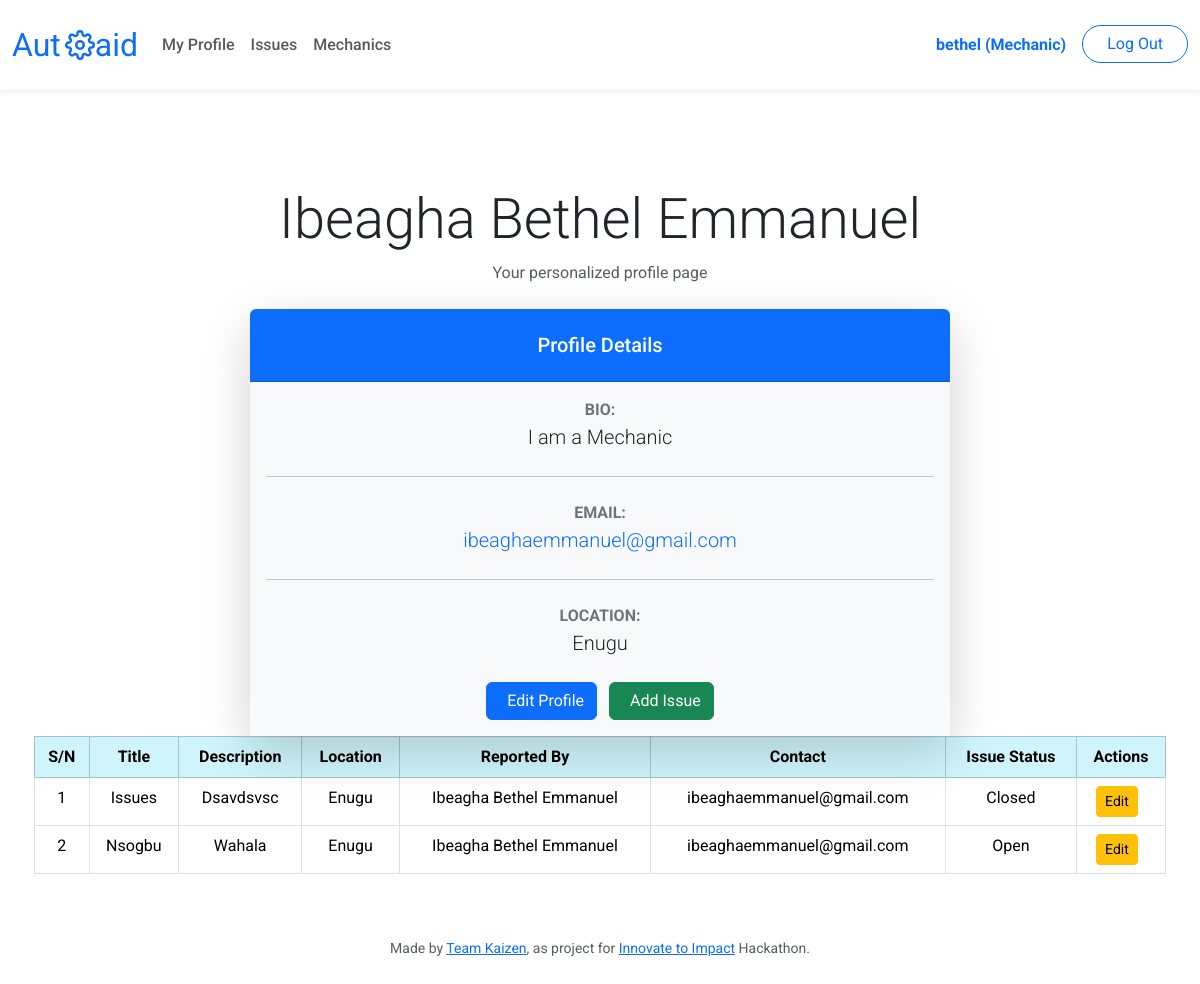
Screenshot of /profile (signed in) with the database file from the repository.
### tables this page shows
CREATE TABLE users (
    id INTEGER PRIMARY KEY AUTOINCREMENT NOT NULL,
    username TEXT NOT NULL UNIQUE,
    hash TEXT NOT NULL,
    role INTEGER NOT NULL CHECK (role IN (0, 1))
);

CREATE TABLE profiles (
    id INTEGER PRIMARY KEY AUTOINCREMENT NOT NULL,
    display_name TEXT NOT NULL,
    bio TEXT NOT NULL,
    email TEXT NOT NULL UNIQUE,
    user_id INTEGER NOT NULL,
    location_id INTEGER NOT NULL,
    FOREIGN KEY(user_id) REFERENCES users(id),
    FOREIGN KEY(location_id) REFERENCES locations(id)
);

CREATE TABLE locations (
    id INTEGER PRIMARY KEY AUTOINCREMENT NOT NULL,
    name TEXT NOT NULL
);

CREATE TABLE issues (
    id INTEGER PRIMARY KEY AUTOINCREMENT NOT NULL,
    title TEXT NOT NULL,
    body TEXT NOT NULL,
    status INTEGER NOT NULL CHECK (status IN (0, 1)),
    user_id INTEGER NOT NULL,
    FOREIGN KEY(user_id) REFERENCES users(id)
);

### app.py (the view)
@app.route("/profile", methods=["GET", "POST"])
@login_required
def profile():
    id = session["user_id"]
    info = db.execute("SELECT * FROM users WHERE id=?", id)[0]
    username = info["username"]
    role = info["role"]
    if role: role = "(Mechanic)"
    else: role = "(Customer)"
    if request.method == "GET":
        issues = db.execute('''SELECT
            issues.id AS issue_id,
            issues.title AS issue_title,
            issues.body AS issue_body,
            issues.status AS issue_status,
            issues.user_id AS issue_user_id,
            users.username AS user_name,
            profiles.display_name AS profile_display_name,
            profiles.bio AS profile_bio,
            profiles.email AS profile_email,
            locations.name AS location_name,
            locations.id AS location_id
        FROM
            issues
        JOIN
            users ON issues.user_id = users.id
        JOIN
            profiles ON users.id = profiles.user_id
        JOIN
            locations ON profiles.location_id = locations.id
                            WHERE issues.user_id=?''', id)
        profile = db.execute('''SELECT
                users.id AS user_id,
                users.username AS username,
                profiles.display_name AS display_name,
                profiles.bio AS bio,
                profiles.email AS email,
                locations.name AS location_name
            FROM users
            JOIN profiles ON users.id = profiles.user_id
            JOIN locations ON profiles.location_id = locations.id
            WHERE users.id=?;''', id)
        if not profile:
            return redirect("/create_profile")
        profile = profile[0]
        return render_template("profile.html", username=username, role=role, profile=profile, issues=issues)

### app.py (called while the page is built)
@app.after_request
def after_request(response):
    response.headers["Cache-Control"] = "no-cache, no-store, must-revalidate"
    response.headers["Expires"] = 0
    response.headers["Pragma"] = "no-cache"
    return response

### helpers.py (called while the page is built)
def login_required(f):
    @wraps(f)
    def decorated_function(*args, **kwargs):
        if session.get("user_id") is None:
            return redirect("/login")
        return f(*args, **kwargs)
    return decorated_function

### templates/profile.html (shortened to what this page needs)
{% extends "layout.html" %}
{% block main %}
<div class="container mt-5">
    <div class="text-center mb-4">
        <h1 class="display-4">{{ profile.display_name }}</h1>
        <p class="text-muted">Your personalized profile page</p>
    </div>
    <div class="card mx-auto shadow-lg rounded-3 border-0" style="max-width: 700px;">
        <div class="card-header bg-primary text-white text-center py-4 rounded-top">
            <h5 class="mb-0">Profile Details</h5>
        </div>
        <div class="card-body bg-light">
            <div class="mb-4">
                <strong class="text-uppercase text-secondary">Bio:</strong>
                <p class="text-dark lead mb-0">{{ profile.bio }}</p>
            </div>
            <hr class="my-4" />
            <div class="mb-4">
                <strong class="text-uppercase text-secondary">Email:</strong>
                <p class="text-dark lead mb-0">
                    <a href="mailto:{{ profile.email }}" class="text-decoration-none text-primary">
                        {{ profile.email }}
                    </a>
                </p>
            </div>
            <hr class="my-4" />
            <div class="mb-4">
                <strong class="text-uppercase text-secondary">Location:</strong>
                <p class="text-dark lead mb-0">{{ profile.location_name }}</p>
            </div>
            <div class="text-center mt-4">
                {% if profile.user_id == session["user_id"] %}
                <a href="/edit_profile" class="btn btn-primary me-2">
                    Edit Profile
                </a>
                <a href="/create_issue" class="btn btn-success">
                    Add Issue
                </a>
                {% endif %}
            </div>
        </div>
    </div>
    </div>
    {% if issues %}
        <div class="row">
            <table class="table table-bordered table-hover">
                <thead class="table-info">
                    <tr>
                        <th>S/N</th>
                        <th>Title</th>
                        <th>Description</th>
                        <th>Location</th>
                        <th>Reported By</th>
                        <th>Contact</th>
                        <th>Issue Status</th>
                        {% if session["user_id"] %}
                            <th>Actions</th>
                        {% endif %}
                    </tr>
                </thead>
                <tbody>
                    {% for issue in issues %}
                        <tr>
                            <td>{{ loop.index }}</td>
                            <td>{{ issue.issue_title }}</td>
                            <td>{{ issue.issue_body }}</td>
                            <td>{{ issue.location_name }}</td>
                            <td>{{ issue.profile_display_name }}</td>
                            <td>{{ issue.profile_email }}</td>
                            <td>{% if issue.issue_status == 1 %}Closed{% else %}Open{% endif %}
                            </td>
                            <td>
                                <div class="d-flex justify-content-center">
                                    <a
                                        href="/edit_issue?issue_id={{ issue.issue_id }}"                                            {{ issue.id }}"
                                        class="btn btn-warning btn-sm me-2"
                                    >Edit</a>
                                </div>
                            </td>
                        </tr>
                    {% endfor %}
                </tbody>
            </table>
        </div>
    {% else %}
        <div class="text-center mt-4">
            <p class="text-muted">No issues to display. Try adjusting your filters or create a new issue.</p>
        </div>
    {% endif %}
{% endblock %}

### templates/layout.html (shortened to what this page needs)
<!DOCTYPE html>
<html lang="en">
    <head>
        <link
            href="https://cdn.jsdelivr.net/npm/bootstrap@5.3.2/dist/css/bootstrap.min.css"
            rel="stylesheet"
        />
        <link href="/static/styles.css" rel="stylesheet" />
    </head>
    <body>
        <nav class="navbar navbar-expand-md navbar-light bg-white shadow-sm py-3">
    <div class="container-fluid">
        <a class="navbar-brand d-flex align-items-center" href="/">
            <span class="text-primary me-1">Aut</span>
            <img src="/static/fix-icon.svg" width="30" height="30" alt="o">
            <span class="text-primary">aid</span>
        </a>
        <div class="collapse navbar-collapse" id="navbar">
            {% if session["user_id"] %}
            <ul class="navbar-nav me-auto">
                <li class="nav-item">
                    <a class="nav-link fw-medium" href="/profile">My Profile</a>
                </li>
                <li class="nav-item">
                    <a class="nav-link fw-medium" href="/issues">Issues</a>
                </li>
                <li class="nav-item">
                    <a class="nav-link fw-medium" href="/mechanics">Mechanics</a>
                </li>
            </ul>
            <ul class="navbar-nav ms-auto">
                <li class="nav-item">
                    <a class="nav-link text-primary fw-bold">{{ username }} {{ role }}</a>
                </li>
                <li class="nav-item">
                    <a class="btn btn-outline-primary rounded-pill ms-2 px-4" href="/logout">Log Out</a>
                </li>
            </ul>
            {% endif %}
        </div>
    </div>
</nav>
        <main class="container py-5 px-3 text-center">
            {% block main %}{% endblock %}
        </main>
        <footer class="mb-5">
            <p class="mb-3 small text-center text-muted">
                Made by <a href="">Team Kaizen</a>, as project for
                <a href="https://cs50.harvard.edu/x/2024/"
                    >Innovate to Impact</a
                >
                Hackathon.
            </p>
        </footer>
    </body>
</html>

### static/styles.css (style rules this page uses)
nav .navbar-brand { font-size: xx-large; }
body { font-family: "Roboto", sans-serif; }

### rows the page displays
users: username "bethel"
profiles: display_name "Ibeagha Bethel Emmanuel", bio "I am a Mechanic", email "ibeaghaemmanuel@gmail.com"
locations: location_name "Enugu"
issues: issue_title "Issues", issue_body "Dsavdsvsc", location_name "Enugu", profile_display_name "Ibeagha Bethel Emmanuel", profile_email "ibeaghaemmanuel@gmail.com", status "Closed"
issues: issue_title "Nsogbu", issue_body "Wahala", location_name "Enugu", profile_display_name "Ibeagha Bethel Emmanuel", profile_email "ibeaghaemmanuel@gmail.com", status "Open"

### other values shown
{{ role }} "(Mechanic)"
